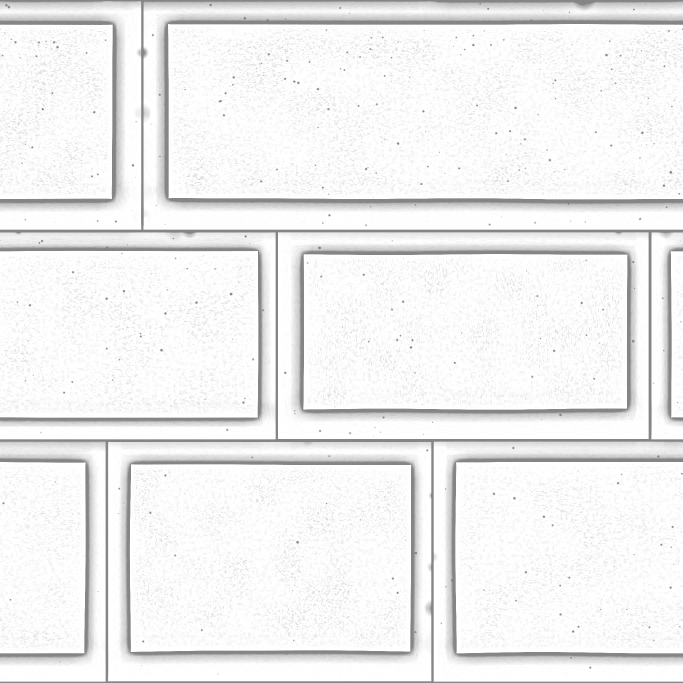
#> input picture unreal/MikdashCourtyardV3/SourceAssets/material-review/HerodianAshlarV4/T_HerodianV4_Ashlar_AO.png, 2048 x 2048 px, given in place of re-02-herodian-ashlar-inner-east-gate-jamb-walkingheight.png, which was not available (shown at 1/3 size)
$ python prove_combu_floor.py
#> lines starting #> are read from the running program, lines starting #| are printed output that depends on the picture; pictures that were not available may be replaced by others from this repository, and a replacement may not be noted
### unreal/MikdashCourtyardV3/Scripts/measure_antirepeat_frame.py
"""Judge the anti-repeat material on RENDERED frames: is the repeat broken, and did the detail survive?

Shmuel, verbatim: "I don't wanna see, like, repeating patterns all over."

The 2026-09-09 pass broke the repeat and flattened the surface (gradient energy x0.20 against an
in-frame M_PBR_Tiled control at x1.03). Offline numbers could see neither half. This script reads
only pixels, from frames taken by Scripts/capture_frame_ashlar.ps1 view 02 (1752,1200,580 pitch 5
yaw 0: 4 m from the inner eastern gate wall jamb at eye height), and answers both questions against
thresholds fixed HERE, before any after-frame existed:

  REPEAT BROKEN   the normalized autocorrelation of the wall one tile across (acU), after/before
                  <= 0.75, AND the horizontal tile-comb energy fraction, after/before <= 0.75.
  DETAIL SURVIVED wall gradient energy after/before, divided by the SAME ratio on the unmodified
                  paving strip in the same frames (the in-frame exposure/lighting control), >= 0.80
                  for raw gradient energy, 5-px-smoothed gradient energy (the chamfer/bevel scale)
                  and vertical gradient energy (the lit/shadowed horizontal drafted-margin chamfers
                  that make the boss read as raised). The failure being guarded against is x0.20.

Both must hold for verdict PASS. A frame that breaks the repeat and flattens the wall is a FAIL, and
the receipt says which half failed.

  python Scripts/measure_antirepeat_frame.py --before B.png --after A.png --out X.json \
      --sampling implicit --label cp13t [--reference cp11c-02.png] [--visual V.json]

ACCEPTANCE V2 (2026-09-11, coordinator decision on Scripts/prove_combu_floor.py; fixed BEFORE any layout-break
frame existed). The v1 raw-combU bar was unpassable by the ideal answer: with two 300 cm periods in view,
combU = (1 + rho) / 2 exactly, so a wall with no repeat scores x0.87 and x0.75 needs the second period to be the
INVERSE of the first. v2 needs ALL of:
  1. JOINT REPEAT (primary) after/before <= 0.75. Dark thin VERTICAL lines (the rising joints and the drafted-margin
     shadow lines that travel with them): d = max(box_x21(L) - L, 0), box_y41(d), per-row mean removed. For each
     196-row band, the normalized row autocorrelation's maximum within +-40 px of THAT band's tile period, the
     period read off the CONTROL frame (argmax of the band's high-passed luma autocorrelation over 300-1900 px:
     the camera's 5 deg pitch makes it run 1307 -> 1416 px down the wall, so one fixed lag misses thin lines).
     Mean over bands. Control 0.480, attempt 3 0.448 (x0.93).
  2. RHO RATIO (combU - 0.5) after/before <= 0.75 (replaces raw combU; attempt 3 is -0.05).
  3. acU after/before <= 0.75, unchanged.
  4. DETAIL >= 0.85 of the paving-normalised gradient energy (edge, smoothed edge, vertical smoothed).
  plus a --visual JSON, written by the person who looked at the 1:1 crops, with every VISUAL_CHECKS key true.
  Numbers pass without --visual -> verdict PENDING_VISUAL, never PASS.
"""
import argparse
import hashlib
import json
import sys
from datetime import datetime, timezone
from pathlib import Path

import numpy as np
from PIL import Image

sys.path.insert(0, str(Path(__file__).resolve().parent))
import create_antirepeat_materials as car  # noqa: E402

# Regions at 3840x2160, read off cp11c-02: the wall fills the frame down to its lowest course; the
# paving is the strip below it. The bottom-left watermark is excluded from the paving.
WALL = (0, 0, 3840, 1960)
PAVING = (400, 2072, 3840, 2160)
THRESHOLDS = {'repeatAcURatioMax': 0.75, 'repeatCombURatioMax': 0.75, 'detailNormalizedRatioMin': 0.80,
              'regressionReference': 'x0.20 = the 2026-09-09 grad master on Nanite'}
# v1 above is kept for the record (it is reported as verdictV1Superseded); v2 decides the verdict.
ACCEPTANCE_V2 = {
    'version': 'v2-2026-09-11',
    'jointRepeatRatioMax': 0.75, 'rhoRatioMax': 0.75, 'acURatioMax': 0.75, 'detailNormalizedRatioMin': 0.85,
    'detailKeys': ['edgeEnergy', 'edgeEnergySmoothed', 'verticalEnergySmoothed'],
    'jointMap': 'd = max(box_x21(L) - L, 0); box_y41(d); per-row mean removed',
    'jointBandRows': 196, 'jointLagWindowPx': 40,
    'jointBandPeriodSource': 'CONTROL frame: per band argmax of highpass(luma) row autocorrelation over lags 300-1900',
    'rhoRatio': '(combU_after - 0.5) / (combU_before - 0.5); combU = (1 + rho)/2 exactly with 2 periods in view',
    'visualChecks': ['bossRaisedAt1to1', 'noStoneCutAtTileEdge', 'noSliverStones', 'noMidBlockSeam',
                     'noDashedBedJoint', 'noFalseRidge'],
    'decidedBy': 'coordinator, 2026-09-11, on SourceAssets/material-review/AntiRepeatV1/combu-floor-proof-20260911T032018Z.json',
}
JOINT_BAND = ACCEPTANCE_V2['jointBandRows']
JOINT_WINDOW = ACCEPTANCE_V2['jointLagWindowPx']


def sha(p):
    return hashlib.sha256(Path(p).read_bytes()).hexdigest()


def luma(path):
    rgb = np.asarray(Image.open(path).convert('RGB'), dtype=np.float64)
    return 0.2126 * rgb[..., 0] + 0.7152 * rgb[..., 1] + 0.0722 * rgb[..., 2], rgb


def box(img, k):
    """k x k box blur via an integral image, edge-replicated."""
    pad = k // 2
    p = np.pad(img, pad, mode='edge')
    c = np.cumsum(np.cumsum(p, axis=0), axis=1)
    c = np.pad(c, ((1, 0), (1, 0)))
    h, w = img.shape
    return (c[k:k + h, k:k + w] - c[:h, k:k + w] - c[k:k + h, :w] + c[:h, :w]) / (k * k)


def crop(a, b):
    x0, y0, x1, y1 = b
    return a[y0:y1, x0:x1]


# [9 lines left out: function detail, not called in this run]


def highpass(lum, k=151):
    """Remove the lighting gradient across the wall; keep everything up to about a block."""
    return lum - box(lum, k)


def row_acf(c):
    """Mean horizontal autocorrelation over rows, unbiased, normalized to 1 at lag 0."""
    h, w = c.shape
    f = np.fft.rfft(c, n=2 * w, axis=1)
    ac = np.fft.irfft(np.abs(f) ** 2, axis=1)[:, :w].mean(axis=0)
    ac = ac / (w - np.arange(w))
    return ac / ac[0]


# [4 lines left out: function tile_period, not called in this run]


def comb_u(c, period):
    """Fraction of non-DC horizontal spectral power on the harmonics of the tile period, per row, averaged."""
    n = (c.shape[1] // period) * period
    x = c[:, :n] - c[:, :n].mean(axis=1, keepdims=True)
    p = np.abs(np.fft.rfft(x, axis=1)) ** 2
    p[:, 0] = 0.0
    nu = n // period
    comb = np.zeros(p.shape[1], dtype=bool)
    comb[nu::nu] = True
    return float(p[:, comb].sum() / p.sum())


# [138 lines left out: functions repeat, _box_x, joint_map, band_periods, joint_repeat, frame and 1 more, not called in this run]


# [2 lines that do not run on import are left out]

### unreal/MikdashCourtyardV3/Scripts/prove_combu_floor.py
"""Anti-repeat attempt 4, evaluated BEFORE building: can ANY layout break pass combU <= x0.75?

Shmuel, verbatim: "I don't wanna see, like, repeating patterns all over."

Reads only the rendered attempt-3 frames (arv3c before/after, camera 02) with measure_antirepeat_frame.py's
own functions, so lighting, perspective and joint sharpening are real, not modelled.

What it proves:
  1. IDENTITY. The wall is 3840 px and the tile period 1322 px, so comb_u's FFT is 2 x 1322 px long and the
     comb is every EVEN bin. Even bins carry |a+b|^2 and odd bins |a-b|^2 for the two 300 cm halves a, b,
     so combU = (1 + rho) / 2 EXACTLY, rho = the power-weighted correlation of the two halves (per-row mean
     removed). A wall whose halves are unrelated sits at 0.500; white noise gives 0.500.
  2. THE BAR. x0.75 of the control (0.577) is 0.433, i.e. rho(300 cm) <= -0.134: the halves must be
     ANTI-correlated. No non-repeating wall does that. Only a deliberately complementary tile pair would,
     which is itself a 600 cm pattern.
  3. SURROGATES from rendered pixels: a 600 cm period, a layout with no repeat in frame, attempt-3 pixels
     with different head joints per tile, and different head joints per course band. None passes combU.
  4. acU: after attempt 3 it is almost all per-row-mean power (bed joints and course-wide tone, which every
     coursed wall keeps); with the row mean removed it is -0.008.

  python Scripts/prove_combu_floor.py [--out <json>]
"""
import argparse
import hashlib
import json
import sys
from datetime import datetime, timezone
from pathlib import Path

import numpy as np

HERE = Path(__file__).resolve().parent
sys.path.insert(0, str(HERE))
import measure_antirepeat_frame as m  # noqa: E402

ROOT = HERE.parent
VR = ROOT / 'SourceAssets' / 'visual-review'
FRAME = 'arv3c-%s-02-herodian-ashlar-inner-east-gate-jamb-walkingheight.png'
P = 1322


def sha(p):
    return hashlib.sha256(Path(p).read_bytes()).hexdigest()


def wall_lum(n):
    lum, _ = m.luma(VR / (FRAME % n))
    return m.crop(lum, m.WALL)


def rho_halves(c):
    mu = c[:, :2 * P].mean(axis=1, keepdims=True)
    a, b = c[:, :P] - mu, c[:, P:2 * P] - mu
    return float(2 * (a * b).sum() / ((a * a).sum() + (b * b).sum()))


def acu(c):
    return float(m.row_acf(c)[P])


def headjoint_map(lum):
    """Rising-joint evidence: |d/dx| of a 3-px blur, high-passed, per-row mean removed (bed joints run the
    whole course in real masonry, so they are not a repeat)."""
    s = m.box(lum, 3)
    gx = np.abs(np.gradient(s, axis=1))
    g = gx - m.box(gx, 151)
    return g - g.mean(axis=1, keepdims=True)


def stats(v):
    v = np.asarray(v)
    return {'n': int(v.size), 'min': round(float(v.min()), 4), 'p10': round(float(np.percentile(v, 10)), 4),
            'median': round(float(np.median(v)), 4), 'p90': round(float(np.percentile(v, 90)), 4),
            'max': round(float(v.max()), 4), 'fracAtOrBelow0_75': round(float((v <= 0.75).mean()), 4)}


def main():
    ap = argparse.ArgumentParser()
    stamp = datetime.now(timezone.utc).strftime('%Y%m%dT%H%M%SZ')
    ap.add_argument('--out', default=str(ROOT / 'SourceAssets' / 'material-review' / 'AntiRepeatV1' /
                                         ('combu-floor-proof-%s.json' % stamp)))
    a = ap.parse_args()
    lum = {n: wall_lum(n) for n in ('before', 'after')}
#> in crop, `return a[y0:y1, x0:x1]`:
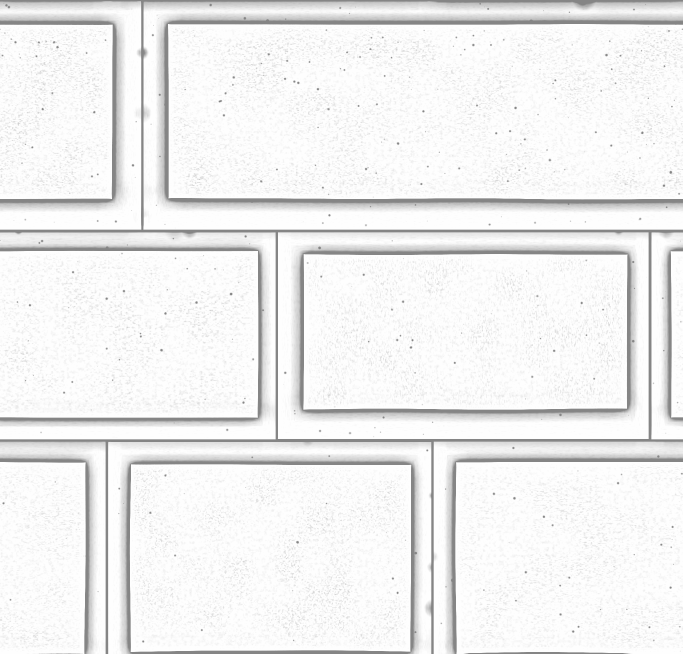
#> returned value: shape (1960, 2048) float64 (shown at 1/3 size); min 133, max 255, mean 240.6
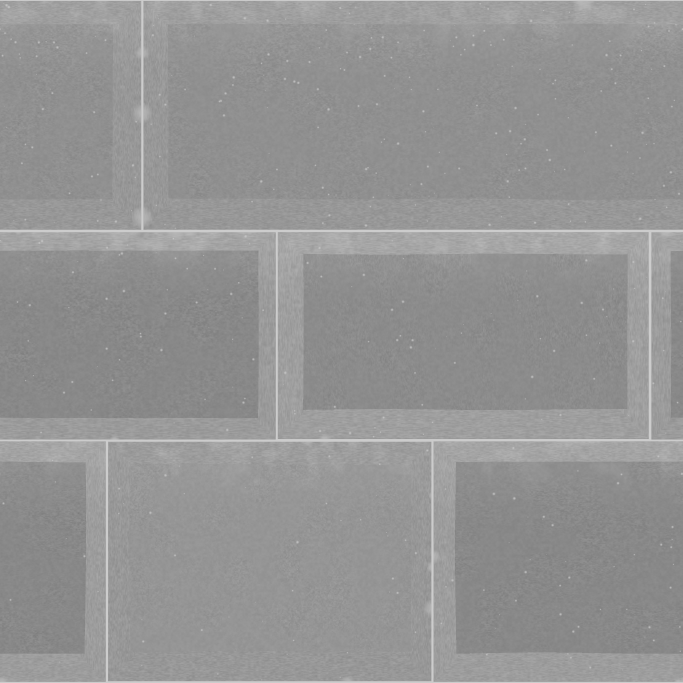
#> input picture unreal/MikdashCourtyardV3/SourceAssets/material-review/HerodianAshlarV4/T_HerodianV4_Ashlar_Roughness.png, 2048 x 2048 px, given in place of er-02-herodian-ashlar-inner-east-gate-jamb-walkingheight.png, which was not available (shown at 1/3 size)
#> call 2 of crop, with b = (0, 0, 3840, 1960)
#> in crop (call 2), `return a[y0:y1, x0:x1]`:
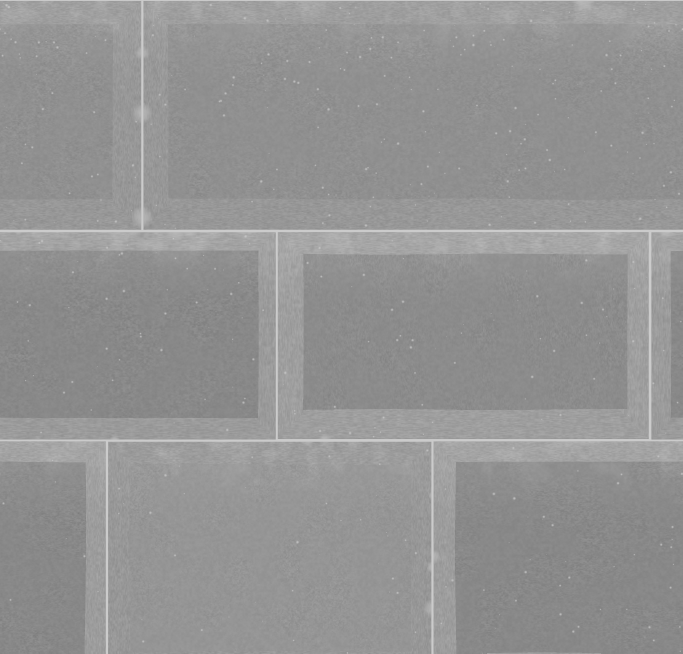
#> returned value: shape (1960, 2048) float64 (shown at 1/3 size); min 124, max 204, mean 147.7
#> lum = 2 items
    hp = {n: m.highpass(l) for n, l in lum.items()}
#> hp = 2 items
    cb, ab = m.comb_u(hp['before'], P), acu(hp['before'])
#> in comb_u, `x = c[:, :n] - c[:, :n].mean(axis=1, keepdims=True)`:
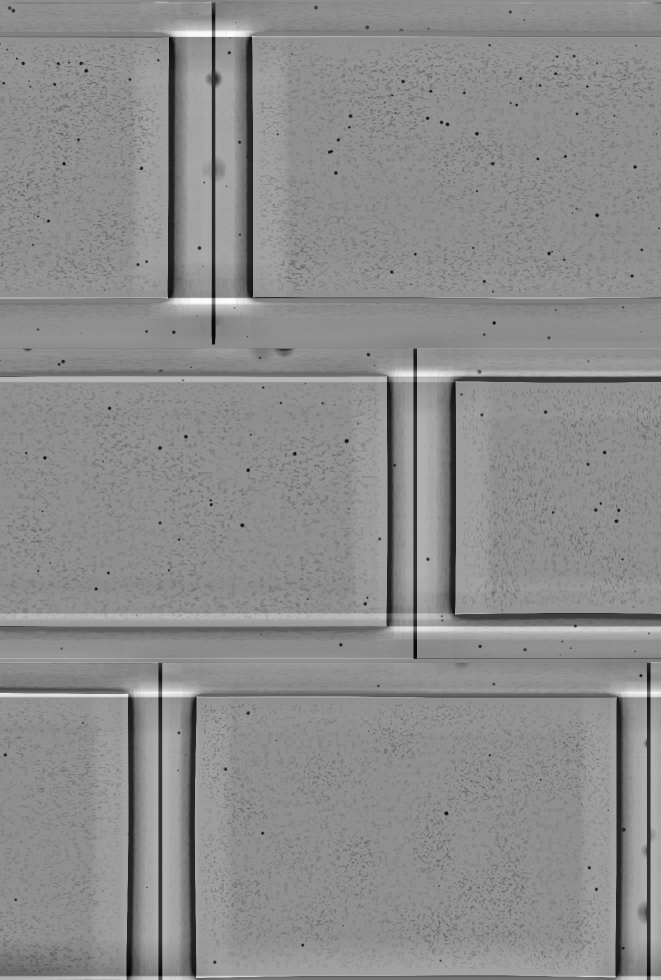
#> x: shape (1960, 1322) float64 (shown at 1/2 size); min -135.3, max 109.9, mean 0; drawn with min black and max white
#> in comb_u, `p[:, 0] = 0.0`: p: shape (1960, 662) float64; min 0, max 2.47e+09, mean 592745.6
#> in row_acf, `h, w = c.shape`: h = 1960; w = 2048
#> in row_acf, `f = np.fft.rfft(c, n=2 * w, axis=1)`:
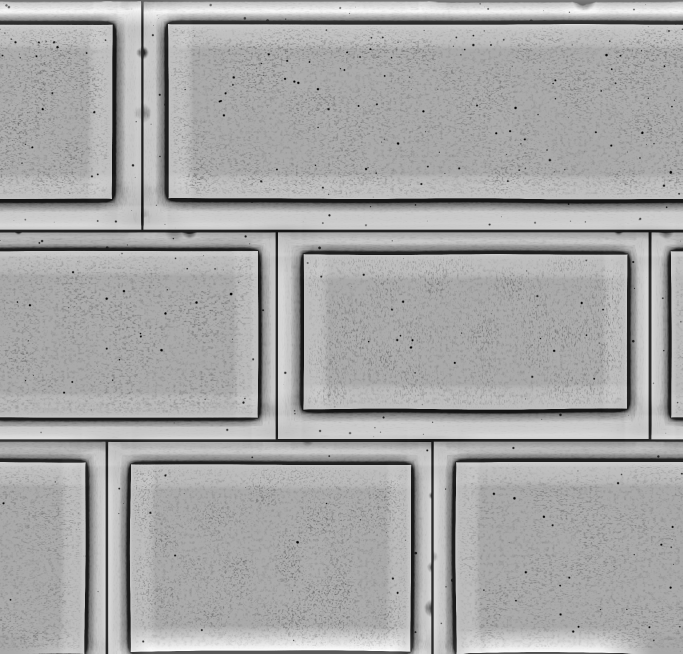
#> c: shape (1960, 2048) float64 (shown at 1/3 size); min -118.9, max 63.94, mean 1.3; drawn with min black and max white
#> in row_acf, `ac = np.fft.irfft(np.abs(f) ** 2, axis=1)[:, :w].mean(axis=0)`: ac = 2048 values, max 1555241.3 at index 0, min 494.2 at index 2047, mean 348856.2
#> in row_acf, `ac = ac / (w - np.arange(w))`: ac = 2048 values, max 759.4 at index 0, min 228.3 at index 1139, mean 324.1
#> cb = 1; ab = 0.35
    out = {'script': 'Scripts/prove_combu_floor.py', 'scriptSha256': sha(__file__),
           'metricScriptSha256': sha(m.__file__), 'utc': datetime.now(timezone.utc).isoformat(),
           'frames': {n: {'file': 'SourceAssets/visual-review/' + FRAME % n, 'sha256': sha(VR / (FRAME % n))}
                      for n in ('before', 'after')},
           'tilePeriodPx': P, 'wallWidthPx': int(hp['before'].shape[1]), 'combWindowPx': 2 * P,
           'identity': {}, 'surrogates': {}}
    for n, c in hp.items():
        r = rho_halves(c)
        rm = c.mean(axis=1, keepdims=True)
        out['identity'][n] = {'combU': round(m.comb_u(c, P), 5), 'onePlusRhoOver2': round((1 + r) / 2, 5),
                              'rhoHalves300cm': round(r, 5), 'acU': round(acu(c), 5),
                              'rowMeanPowerFraction': round(float((rm ** 2).mean() / (c ** 2).mean()), 5),
                              'acURowMeanRemoved': round(acu(c - rm), 5),
                              'headJointAcf300cm': round(float(m.row_acf(headjoint_map(lum[n]))[P]), 5)}
#> this loop made 1 pass
#> pass 1, in rho_halves, `a, b = c[:, :P] - mu, c[:, P:2 * P] - mu`:
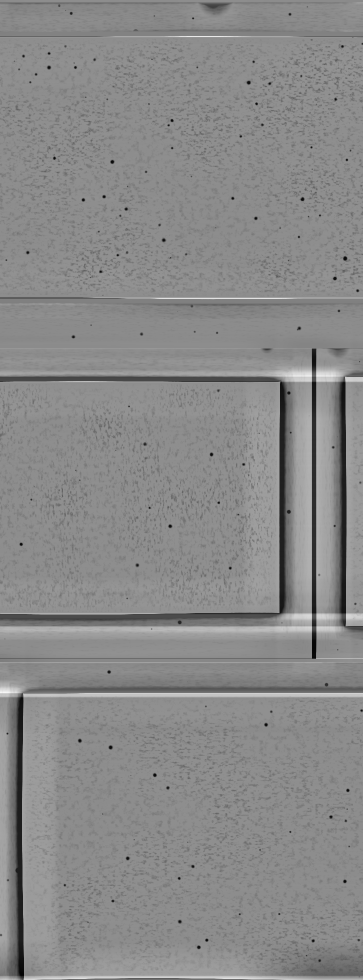
#> b: shape (1960, 726) float64 (shown at 1/2 size); min -127.4, max 107.9, mean -0.2; drawn with min black and max white
#> after the loop, out = 10 items
    noise = m.highpass(np.random.default_rng(1).standard_normal(hp['before'].shape) * 20)
    out['identity']['whiteNoiseCombU'] = round(m.comb_u(noise, P), 5)
    out['bar'] = {'combUMax': round(0.75 * cb, 5), 'equivalentRho300cmMax': round(2 * 0.75 * cb - 1, 5),
                  'noRepeatFloorCombU': 0.5, 'noRepeatFloorRatio': round(0.5 / cb, 4)}

    b, af = hp['before'], hp['after']
    tile = b[:, :P]
    c600, a600 = [], []
    for s in range(60, P - 59, 20):
        w = np.concatenate([tile, np.roll(tile, -s, axis=1)] * 2, axis=1)[:, :3840]
        c600.append(m.comb_u(w, P) / cb)
        a600.append(acu(w) / ab)
    out['surrogates']['period600cm_controlPixels'] = {'combURatio': stats(c600), 'acURatio': stats(a600)}
    cn, an = [], []
    for s1 in range(100, P, 150):
        for s2 in range(175, P, 150):
            w = np.concatenate([tile, np.roll(tile, -s1, axis=1), np.roll(tile, -s2, axis=1)], axis=1)[:, :3840]
            cn.append(m.comb_u(w, P) / cb)
            an.append(acu(w) / ab)
    out['surrogates']['noRepeatInFrame_controlPixels'] = {'combURatio': stats(cn), 'acURatio': stats(an)}
    A, B, C = af[:, :P], af[:, P:2 * P], af[:, 3840 - P:]
    hj = headjoint_map(lum['after'])
    hA, hB, hC = hj[:, :P], hj[:, P:2 * P], hj[:, 3840 - P:]
    cv, av, hv = [], [], []
    for s1 in range(80, P - 79, 60):
        for s2 in range(130, P - 129, 60):
            w = np.concatenate([A, np.roll(B, -s1, axis=1), np.roll(C, -s2, axis=1)], axis=1)[:, :3840]
            cv.append(m.comb_u(w, P) / cb)
            av.append(acu(w) / ab)
            h = np.concatenate([hA, np.roll(hB, -s1, axis=1), np.roll(hC, -s2, axis=1)], axis=1)[:, :3840]
            hv.append(float(m.row_acf(h)[P]))
    out['surrogates']['attempt3PixelsNewHeadJointsPerTile'] = {
        'combURatio': stats(cv), 'acURatio': stats(av), 'headJointAcf300cm': stats(hv),
        'models': 'the 600 x 300 cm proposal and any per-cell layout choice: per-stone variants ON, bed joints kept, head joints differ'}
    rng = np.random.default_rng(7)
    cc, ac_ = [], []
    for _ in range(60):
        segs = [A]
        for T in (B, C):
            T2 = T.copy()
            for y0 in range(0, T.shape[0], 441):
                T2[y0:y0 + 441] = np.roll(T[y0:y0 + 441], -int(rng.integers(80, P - 80)), axis=1)
            segs.append(T2)
        w = np.concatenate(segs, axis=1)[:, :3840]
        cc.append(m.comb_u(w, P) / cb)
        ac_.append(acu(w) / ab)
    out['surrogates']['attempt3PixelsNewHeadJointsPerCourseBand'] = {'combURatio': stats(cc), 'acURatio': stats(ac_)}
    passes = any(v['combURatio']['fracAtOrBelow0_75'] > 0 for v in out['surrogates'].values())
    out['verdict'] = ('SOME_LAYOUT_BREAK_CAN_PASS' if passes else
                      'NO_LAYOUT_BREAK_CAN_PASS_COMBU: the x0.75 combU bar needs anti-correlated 300 cm halves; '
                      'every non-repeating surrogate sits at x0.81-0.93. Not built; the bar needs a decision from Shmuel.')
    Path(a.out).write_text(json.dumps(out, indent=2) + '\n', encoding='utf-8')
    print(json.dumps({k: out[k] for k in ('identity', 'bar', 'verdict')}, indent=1))
    for k, v in out['surrogates'].items():
        print(k, 'combU', v['combURatio'], 'acU', v['acURatio'])
    print('wrote', a.out)


if __name__ == '__main__':
#> (the run stopped early here; a loop or call above may not have finished)
